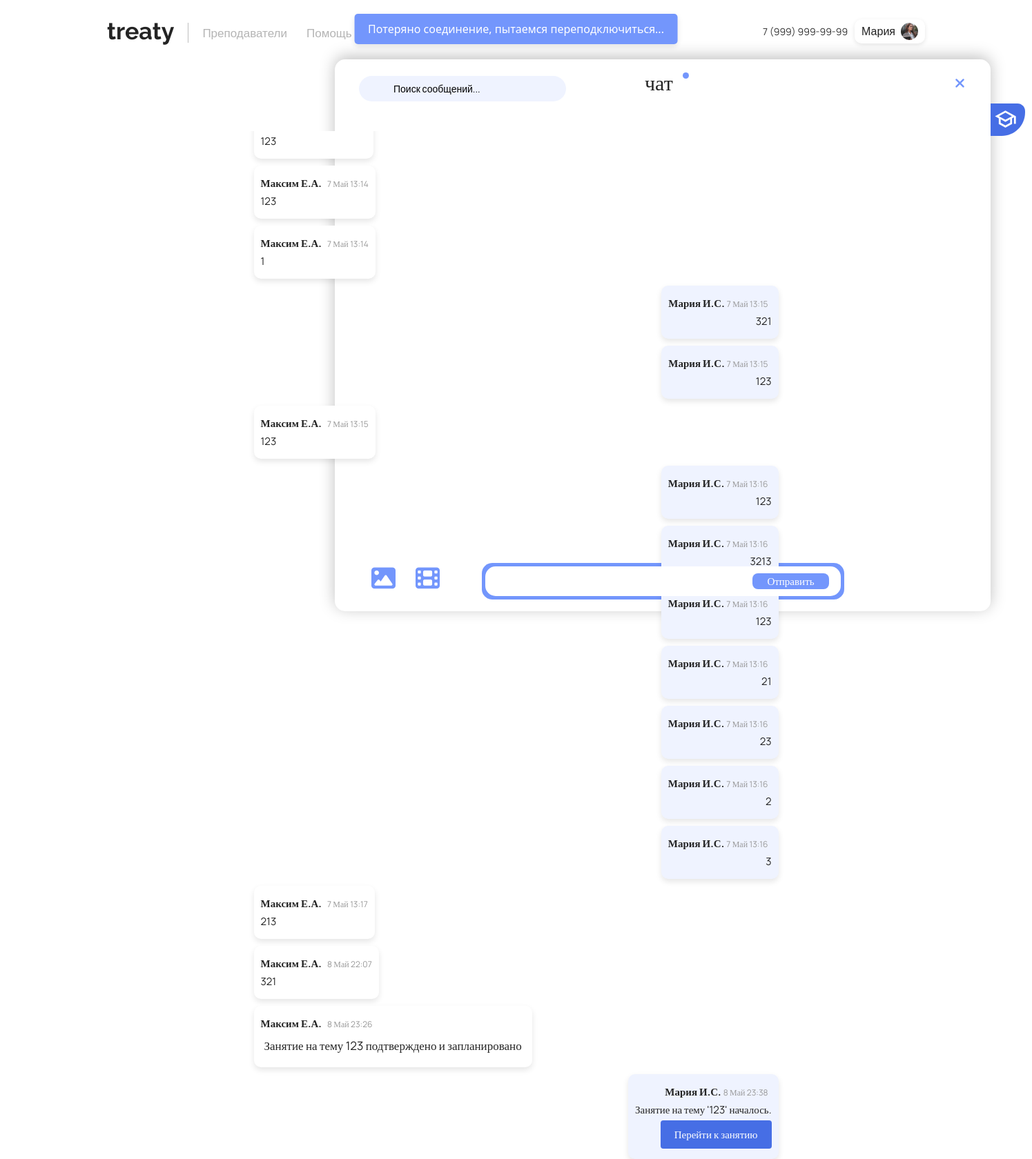
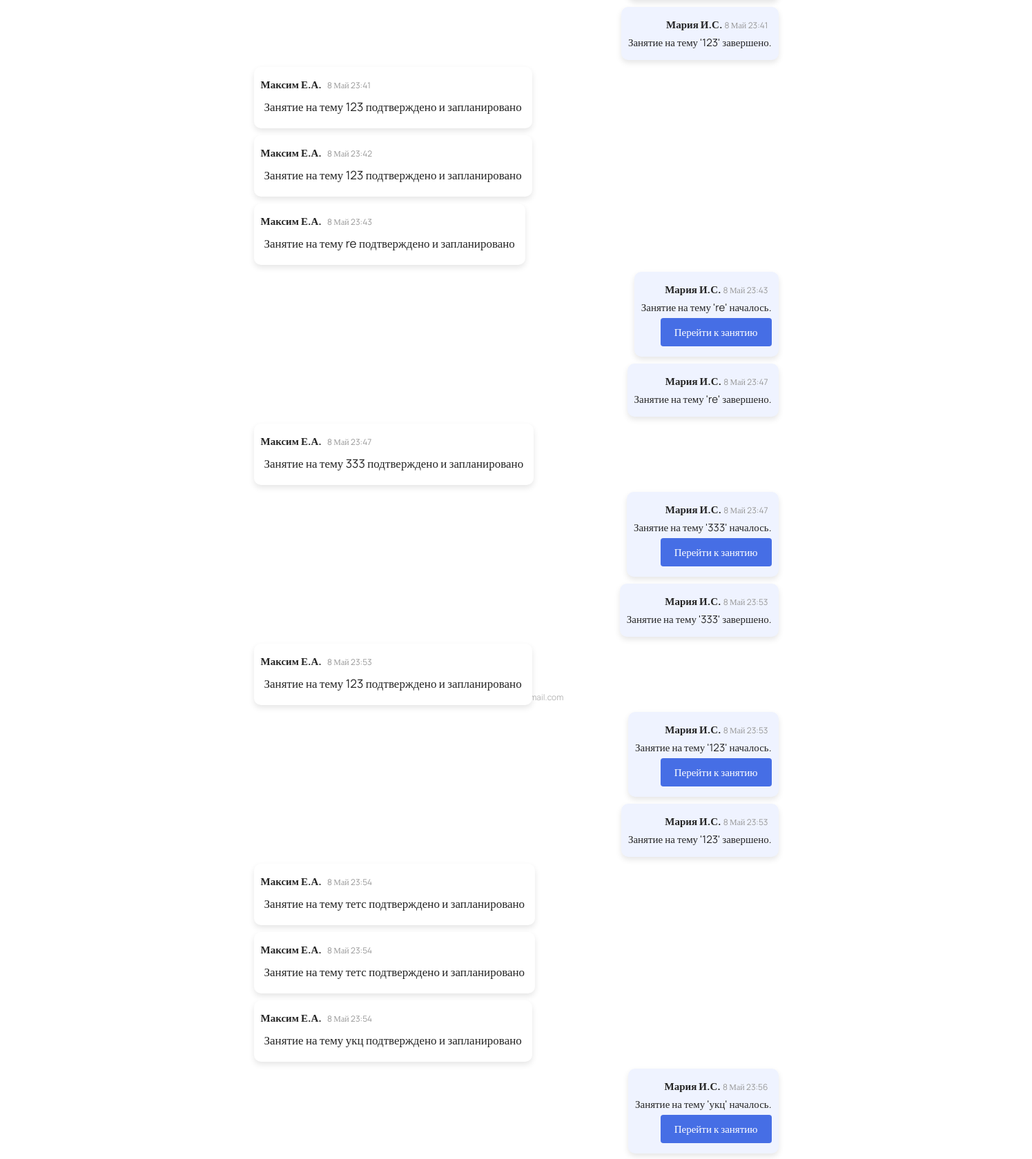
Screenshot of /chats/chat/10/ (signed in, upper part) with the database file from the repository (2 pictures, top to bottom).
### main/models.py (models this page shows, shortened)
class CustomUser(AbstractUser):
    username = None
    email = models.EmailField(unique=True)
    birthday = models.DateField(null=True, blank=True)
    phone = models.CharField(max_length=15, blank=True)
    contact = models.CharField(max_length=50, blank=True)
    last_name = models.CharField(max_length=150, blank=False)  # Фамилия
    first_name = models.CharField(max_length=150, blank=False)  # Имя
    middle_name = models.CharField(max_length=150, blank=False)  # Отчество
    avatar = models.ImageField(upload_to='avatars/', null=True, blank=True)
    is_teacher = models.BooleanField(default=False)  # Заменили is_active на is_teacher
    is_staff = models.BooleanField(default=False)
    is_superuser = models.BooleanField(default=False)
    date_joined = models.DateTimeField(default=timezone.now)
    rating = models.FloatField(default=0.0)
    balance = models.DecimalField(
        max_digits=10,
        decimal_places=2,
        default=0.00
    )
    USERNAME_FIELD = 'email'
    REQUIRED_FIELDS = []
    objects = CustomUserManager()
    def get_display_name(self):
        return f"{self.first_name} {self.last_name[0]}.{self.middle_name[0]}."

### chat/models.py (models this page shows, shortened)
class Message(models.Model):
    sender = models.ForeignKey(
        CustomUser, on_delete=models.CASCADE, related_name="sent_messages"
    )
    receiver = models.ForeignKey(
        CustomUser, on_delete=models.CASCADE, related_name="received_messages"
    )
    content = models.TextField()
    timestamp = models.DateTimeField(auto_now_add=True)
    image = models.ImageField(upload_to="message_images/", null=True, blank=True)
    video = models.FileField(upload_to="message_videos/", null=True, blank=True)
    class Meta:
        indexes = [
            models.Index(fields=['sender', 'receiver', 'timestamp']),
            models.Index(fields=['receiver', 'sender', 'timestamp']),
            models.Index(fields=['id']),
        ]

### chat/views.py (the view)
# urls.py: path('chat/<int:receiver_id>/', views.chat_view, name='chat_view'),
@login_required
def chat_view(request, receiver_id):
    receiver = get_object_or_404(CustomUser, id=receiver_id)
    messages = Message.objects.filter(
        (
            Q(sender=request.user)
            & Q(receiver=receiver)
            & ~Q(content__icontains="Для Вас назначено новое занятие!")
        )
        | (Q(sender=receiver) & Q(receiver=request.user))
    ).order_by("timestamp")
    last_message_id = messages.last().id if messages.exists() else 0
    lessons = Lesson.objects.filter(
        Q(teacher=request.user, student=receiver) | Q(teacher=receiver, student=request.user)
    ).order_by("date_time")
    lessons_count = lessons.count()
    start_lesson_button = None
    end_lesson_button = None
    for lesson in lessons:
        if lesson.status == 'scheduled' and lesson.teacher == request.user:
            start_lesson_button = lesson
        elif lesson.status == 'in_progress' and lesson.teacher == request.user:
            end_lesson_button = lesson
    if request.method == "POST" and ('content' in request.POST or 'image' in request.FILES or 'video' in request.FILES):
        return send_message(request, receiver_id)
    return render(
        request,
        "main/chat_detail.html",
        {
            "messages": messages,
            "receiver": receiver,
            "lessons": lessons,
            "lessons_count": lessons_count,
            "start_lesson_button": start_lesson_button,
            "end_lesson_button": end_lesson_button,
            "last_message_id": last_message_id,
        },
    )

### chat/templates/main/chat_detail.html (shortened to what this page needs)
{% extends 'main/layout.html' %}
{% load static %}
{% block style %}
    <link rel="stylesheet" href="{% static 'main/css/chat.css' %}">
{% endblock %}
{% block content %}
    <div><input type="text" id="searchInput" placeholder="Поиск сообщений..." class="searchM2" onkeyup="filterSearch()">
    </div>
    <div class="yourchatstext2">чат</div>
    <div class="krujok2"></div>
    <h2 class="username">{{ receiver.email }}</h2>
    <div class="rectangle6"></div>
    <div class="kostyl"></div>
    <a href="{% url 'chat_list_view' %}" class="close-chat-icon">
        <i class="fa fa-times" style="color: #7396FC; font-size: 20px;"></i>
    </a>
    <div id="chat-box" data-last-message-id="{{ last_message_id }}">
        {% for message in messages %}
            <div class="message {% if message.sender == user %}sent{% else %}received{% endif %}"
                 data-message-id="{{ message.id }}">
                <p>
                    <strong class="username2">{{ message.sender.get_display_name }}</strong>
                    <small>{{ message.timestamp|date:"j F H:i" }}</small>
                </p>
                <p class="message-content">
                    {{ message.content|safe }}
                </p>
            </div>
        {% empty %}
            <p>Сообщений пока нет. Начните переписку!</p>
        {% endfor %}
    </div>
    {% if user.is_teacher %}
        <img src="{% static 'main/img/lessonsbutton.svg' %}" class="lessonsbutton">
    {% endif %}
    <form method="post" enctype="multipart/form-data" id="message-form" action="{% url 'chat_view' receiver.id %}">
        <button type="submit" class="startchat2">Отправить</button>
        <div class="message-textarea">
            <input name="content" required>
        </div>
        <div>
            <label for="image-input" style="cursor: pointer; position: absolute; top: 821px; left: 538px;">
                <i class="fa fa-image" style="color: #7396FC; font-size: 35px;"></i>
            </label>
            <label for="video-input" style="cursor: pointer; position: absolute; top: 821px; left: 602px;">
                <i class="fa fa-film" style="color: #7396FC; font-size: 35px;"></i>
            </label>
        </div>
    </form>
    <div id="notification" class="warningbox hidden">
        <span id="notification-text"></span>
    </div>
{% endblock %}

### main/templates/main/layout.html (shortened to what this page needs)
{% load static %}
<!doctype html>
<html lang="en">
<head>
    <link rel="stylesheet" href="https://cdn.jsdelivr.net/npm/bootstrap@5.3.3/dist/css/bootstrap.min.css">
    <link rel="stylesheet" href="https://cdnjs.cloudflare.com/ajax/libs/font-awesome/6.6.0/css/all.min.css">
    <link rel="stylesheet"
          href="https://cdn.jsdelivr.net/npm/@fortawesome/fontawesome-free@6.6.0/css/fontawesome.min.css">
    <link rel="stylesheet" href="{% static 'main/css/nav.css' %}">
    <link rel="stylesheet" href="{% static 'main/css/main.css' %}">
    <link rel="stylesheet" href="{% static 'main/css/reglog.css' %}">
    <link rel="stylesheet" href="{% static 'main/css/profile.css' %}">
    {% block style %}
    {% endblock %}
</head>
<body>
<header>
    <nav class="navbarg">
        <div class="nav-container">
            <div class="nav-row">
                <div class="navbar-brandg">
                    <a href="{% url 'home' %}" class="brand-logog">treaty</a>
                </div>
                <ul class="navbar-menug" id="navbarMenu">
                    <li class="navbar-menug__item">
                        <a href="{% url 'catalog2_home' %}" class="navbar-menug__link">Преподаватели</a>
                    </li>
                    <li class="navbar-menug__item">
                        <a href="{% url 'help' %}" class="navbar-menug__link">Помощь</a>
                    </li>
                </ul>
                <div class="col-4g">
                    <span class="phone-numberg">7 (999) 999-99-99</span>
                    {% if user.is_authenticated %}
                    <div class="profile-dropdown">
                        <div class="profilebutton">
                            <span>{{ user.first_name }}</span>
                            {% if user.avatar %}
                            <img src="{{ user.avatar.url }}" alt="Аватар" class="avatar-img-layout">
                            {% else %}
                            <img src="{% static 'main/img/noimageavatar.svg' %}" alt="Аватар" class="avatar-img">
                            {% endif %}
                        </div>
                    </div>
                    {% else %}
                    <button id="logregOpenBtn" class="logregbtng1" onclick="toggleAuthModal()">Вход</button>
                    {% endif %}
                </div>
            </div>
        </div>
    </nav>
</header>
<main>
    {% block content %}
    {% endblock %}
</main>
</body>
</html>

### main/static/main/css/nav.css (style rules this page uses)
.navbarg { position: relative; padding: 30px 140px; background-color: transparent; width: 100%; }
.nav-container { margin: 0 auto; padding: 0 15px; max-width: 1678px; width: 100%; box-sizing: border-box; }
.nav-row { display: flex; justify-content: space-between; align-items: center; column-gap: 20px; row-gap: 20px; flex-wrap: wrap; width: 100%; color: black; }
.navbar-brandg { display: flex; align-items: center; }
.brand-logog { margin-top: -5px; color: #242424; text-align: center; font-family: Raleway; font-size: 34px; font-style: normal; font-weight: 700; line-height: normal; text-decoration: none; position: relative; opacity: 1; }
.brand-logog::after { content: ""; position: absolute; left: 50%; bottom: -13px; width: 0; height: 3px; background-color: black; transition: width 0.3s ease, left 0.3s ease, background-color 0.3s ease; transform: translateX(-50%); }
.navbar-menug { display: flex; justify-content: center; align-items: center; column-gap: 28px; font-size: 17px; font-family: 'Manrope', sans-serif; margin: 0; padding: 0; list-style: none; }
.navbar-menug__item { display: flex; }
.navbar-menug__link { color: #b4b4b4; text-decoration: none; height: 23px; text-align: center; letter-spacing: 0; line-height: 23px; transition: color 0.3s ease, transform 0.1s ease; font-weight: normal; }
.col-4g { margin-top: -5px; display: flex; align-items: center; gap: 10px; margin-left: auto; padding: 0; }
.phone-numberg { color: #333; font-size: 14px; font-family: 'Manrope', sans-serif; }
.avatar-img-layout { width: 25px; height: 25px; object-fit: cover; border-radius: 50%; display: block; margin: 0; padding: 0; }
.profilebutton { width: max-content; height: 35px; background-color: white; font-family: 'Manrope', sans-serif; color: #212121; display: flex; align-items: center; gap: 8px; padding: 0 10px; border-radius: 10px; white-space: nowrap; box-shadow: 0 2px 6px rgba(0, 0, 0, 0.1); }
.profile-dropdown { position: relative; display: inline-block; }

### main/static/main/css/main.css (style rules this page uses)
body { overflow-x: hidden; min-height: 100%; position: relative; opacity: 0; padding-bottom: 100px; }
body.theme-loaded { opacity: 1; }

### main/static/main/css/reglog.css (style rules this page uses)
body { background-color: #ffffff !important; overflow-x: hidden; }

### main/static/main/css/profile.css (style rules this page uses)
.warningbox { position: absolute; top: 20px; left: 50%; transform: translateX(-50%); background-color: #7396FC; color: white; padding: 10px 20px; border-radius: 5px; box-shadow: 0 4px 8px rgba(0, 0, 0, 0.1); z-index: 1000; transition: opacity 0.5s ease, visibility 0s 0.5s; }
.warningbox:not(.hidden) { opacity: 1; visibility: visible; }

### rows the page displays
CustomUser: first_name "Мария", avatar (picture)
Message: content "123"
Message: sender.get_display_name "Максим Е.А.", timestamp "7 Май 13:14", content "123"
Message: sender.get_display_name "Максим Е.А.", timestamp "7 Май 13:14", content "1"
Message: sender.get_display_name "Мария И.С.", timestamp "7 Май 13:15", content "321"
Message: sender.get_display_name "Мария И.С.", timestamp "7 Май 13:15", content "123"
Message: sender.get_display_name "Максим Е.А.", timestamp "7 Май 13:15", content "123"
Message: sender.get_display_name "Мария И.С.", timestamp "7 Май 13:16", content "123"
Message: sender.get_display_name "Мария И.С.", timestamp "7 Май 13:16", content "3213"
Message: sender.get_display_name "Мария И.С.", timestamp "7 Май 13:16", content "123"
Message: sender.get_display_name "Мария И.С.", timestamp "7 Май 13:16", content "21"
Message: sender.get_display_name "Мария И.С.", timestamp "7 Май 13:16", content "23"
Message: sender.get_display_name "Мария И.С.", timestamp "7 Май 13:16", content "2"
Message: sender.get_display_name "Мария И.С.", timestamp "7 Май 13:16", content "3"
Message: sender.get_display_name "Максим Е.А.", timestamp "7 Май 13:17", content "213"
Message: sender.get_display_name "Максим Е.А.", timestamp "8 Май 22:07", content "321"
Message: sender.get_display_name "Максим Е.А.", timestamp "8 Май 23:26", content "Занятие на тему 123 подтверждено и запланировано"
Message: sender.get_display_name "Мария И.С.", timestamp "8 Май 23:38", content "Занятие на тему '123' началось. Перейти к занятию"
Message: sender.get_display_name "Мария И.С.", timestamp "8 Май 23:41", content "Занятие на тему '123' завершено."
Message: sender.get_display_name "Максим Е.А.", timestamp "8 Май 23:41", content "Занятие на тему 123 подтверждено и запланировано"
Message: sender.get_display_name "Максим Е.А.", timestamp "8 Май 23:42", content "Занятие на тему 123 подтверждено и запланировано"
Message: sender.get_display_name "Максим Е.А.", timestamp "8 Май 23:43", content "Занятие на тему re подтверждено и запланировано"
Message: sender.get_display_name "Мария И.С.", timestamp "8 Май 23:43", content "Занятие на тему 're' началось. Перейти к занятию"
Message: sender.get_display_name "Мария И.С.", timestamp "8 Май 23:47", content "Занятие на тему 're' завершено."
Message: sender.get_display_name "Максим Е.А.", timestamp "8 Май 23:47", content "Занятие на тему 333 подтверждено и запланировано"
Message: sender.get_display_name "Мария И.С.", timestamp "8 Май 23:47", content "Занятие на тему '333' началось. Перейти к занятию"
Message: sender.get_display_name "Мария И.С.", timestamp "8 Май 23:53", content "Занятие на тему '333' завершено."
Message: sender.get_display_name "Максим Е.А.", timestamp "8 Май 23:53", content "Занятие на тему 123 подтверждено и запланировано"
Message: sender.get_display_name "Мария И.С.", timestamp "8 Май 23:53", content "Занятие на тему '123' началось. Перейти к занятию"
Message: sender.get_display_name "Мария И.С.", timestamp "8 Май 23:53", content "Занятие на тему '123' завершено."
Message: sender.get_display_name "Максим Е.А.", timestamp "8 Май 23:54", content "Занятие на тему тетс подтверждено и запланировано"
Message: sender.get_display_name "Максим Е.А.", timestamp "8 Май 23:54", content "Занятие на тему тетс подтверждено и запланировано"
Message: sender.get_display_name "Максим Е.А.", timestamp "8 Май 23:54", content "Занятие на тему укц подтверждено и запланировано"
Message: sender.get_display_name "Мария И.С.", timestamp "8 Май 23:56", content "Занятие на тему 'укц' началось. Перейти к занятию"
